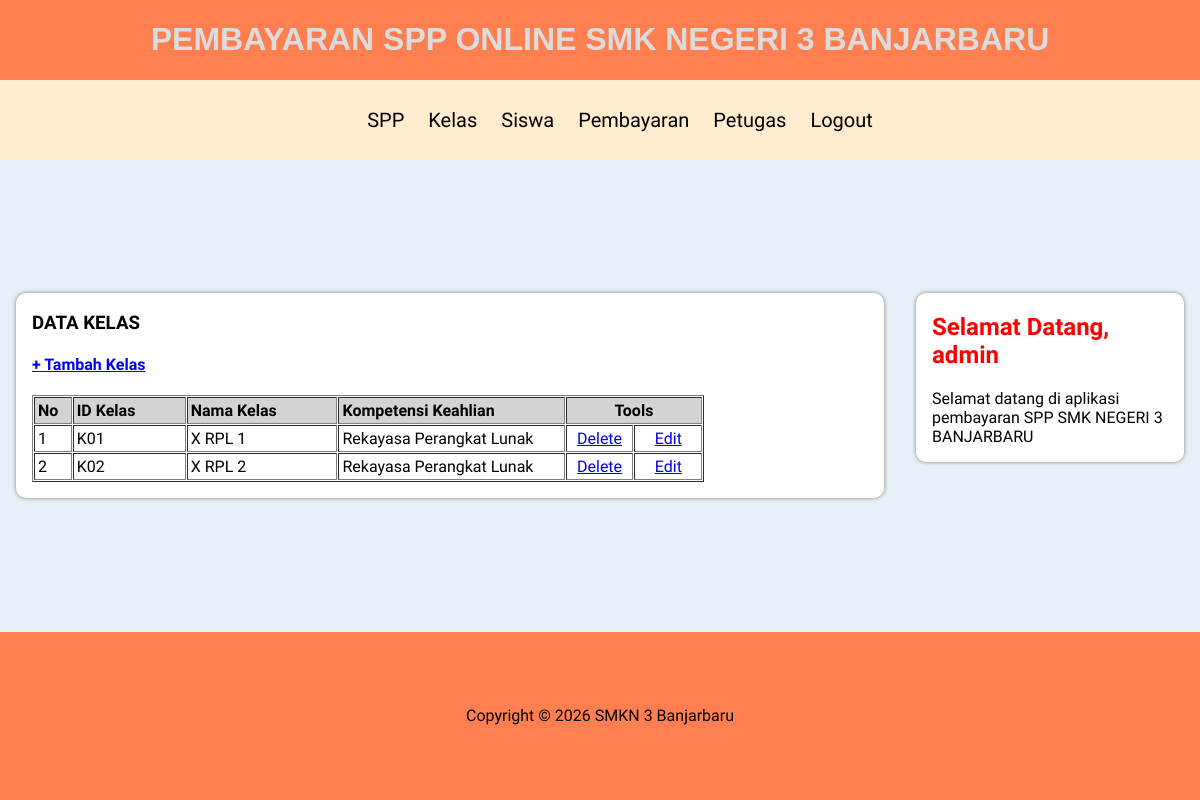
The page /admin/halaman_admin.php?open=data_kelas (signed in) on the database its author committed.
### tables this page shows
CREATE TABLE `kelas` (
  `id_kelas` varchar(5) NOT NULL,
  `nama_kelas` varchar(10) NOT NULL,
  `kompetensi_keahlian` varchar(30) NOT NULL
);

### admin/data_kelas.php (the view)
<?php
include_once "../src/koneksi.php";
?>
<h1><b>DATA KELAS</b></h1>
<h4><a href="?open=tambah_kelas">+ Tambah Kelas</a></h4>
<table cellspacing="1" cellpadding="3" border="1">
    <tr bgcolor="lightgray">
        <td width="5%"><b>No</b></td>
        <td width="15%"><b>ID Kelas</b></td>
        <td width="20%"><b>Nama Kelas</b></td>
        <td width="30%"><b>Kompetensi Keahlian</b></td>
        <td colspan="2" align="center"><b>Tools</b></td>
    </tr>
<?php
$sql = mysqli_query($koneksi, "SELECT * FROM kelas ORDER BY id_kelas ASC");
$nomor = 0;
while ($data = mysqli_fetch_array($sql)) {
    $nomor++;
?>
    <tr>
        <td><?php echo $nomor; ?></td>
        <td><?php echo $data['id_kelas']; ?></td>
        <td><?php echo $data['nama_kelas']; ?></td>
        <td><?php echo $data['kompetensi_keahlian']; ?></td>
        <td width="9%" align="center"><a href="?open=hapus_kelas&id_kelas=<?php echo $data['id_kelas']; ?>"
            target="_self" onclick="return confirm('YAKIN INGIN MENGHAPUS DATA KELAS INI ... ?')">Delete</a></td>
        <td width="9%" align="center"><a href="?open=edit_kelas&id_kelas=<?php echo $data['id_kelas']; ?>"
            target="_self">Edit</a></td>
    </tr>
<?php } ?>
</table>

### src/style.css (style rules this page uses)
body { box-sizing: border-box; font-family: 'arimo', sans-serif; margin: 0; background-color: rgb(232, 240, 247); display: grid; row-gap: 1rem; grid-template-columns: 3fr 1fr; grid-template-areas: "header header" "main sidebar" "footer footer"; }

### rows shown on the page
kelas: id_kelas "K01", nama_kelas "X RPL 1", kompetensi_keahlian "Rekayasa Perangkat Lunak"
kelas: id_kelas "K02", nama_kelas "X RPL 2", kompetensi_keahlian "Rekayasa Perangkat Lunak"

### other values the page prints
$_SESSION['username'] "admin"
